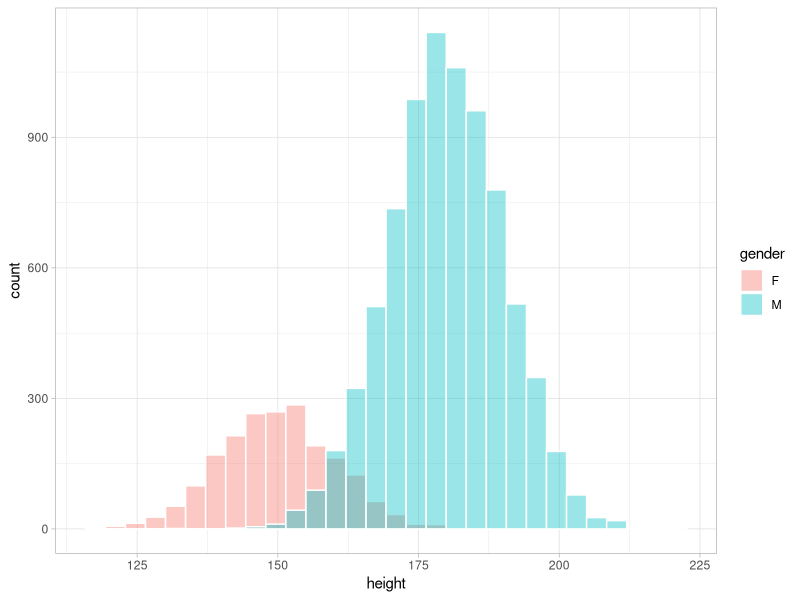
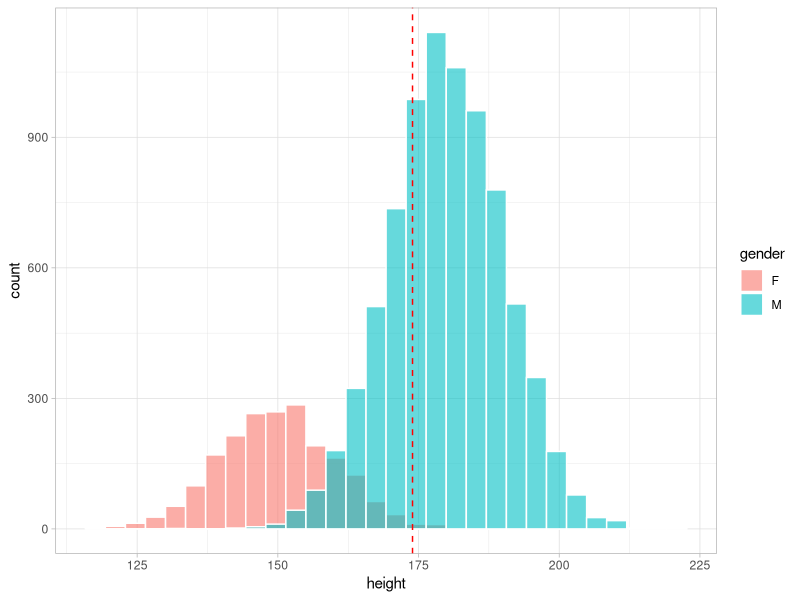
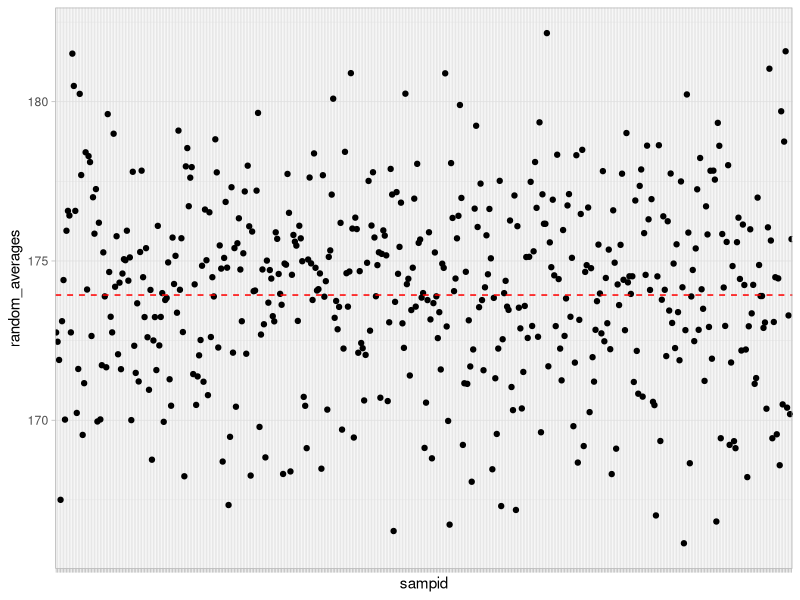
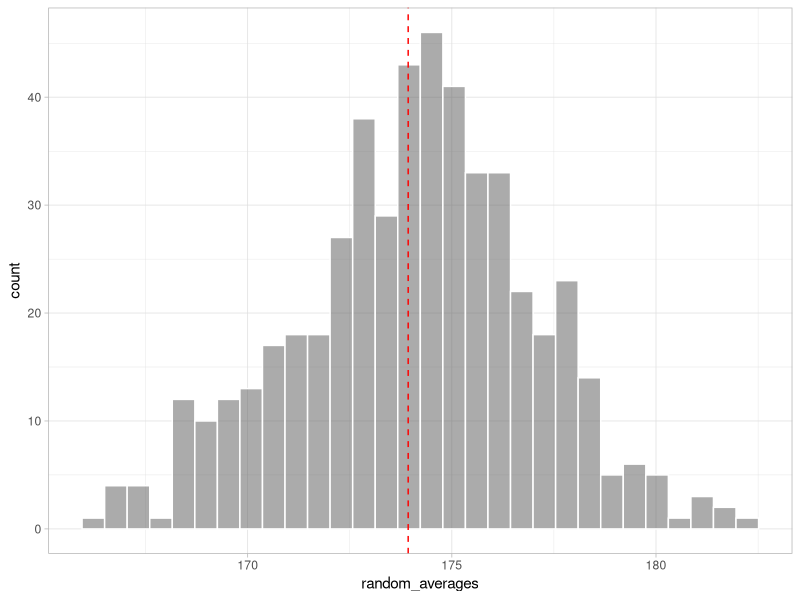
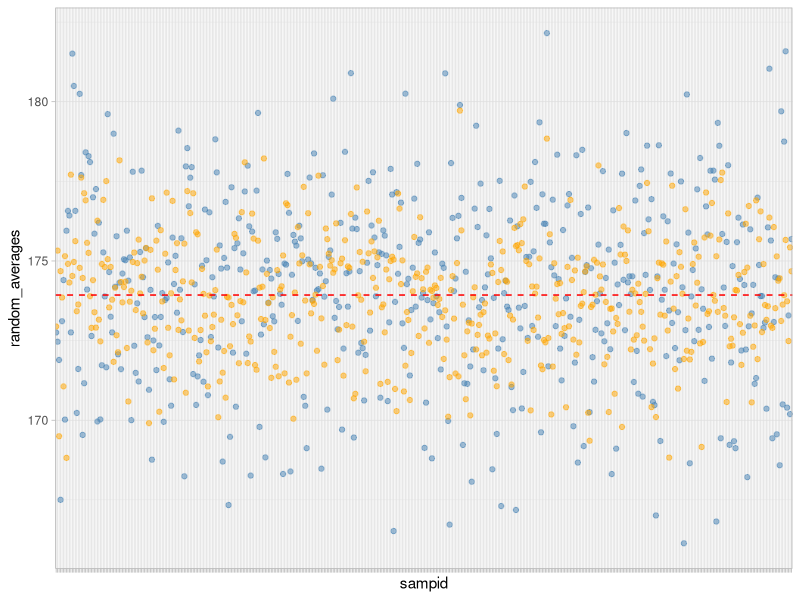
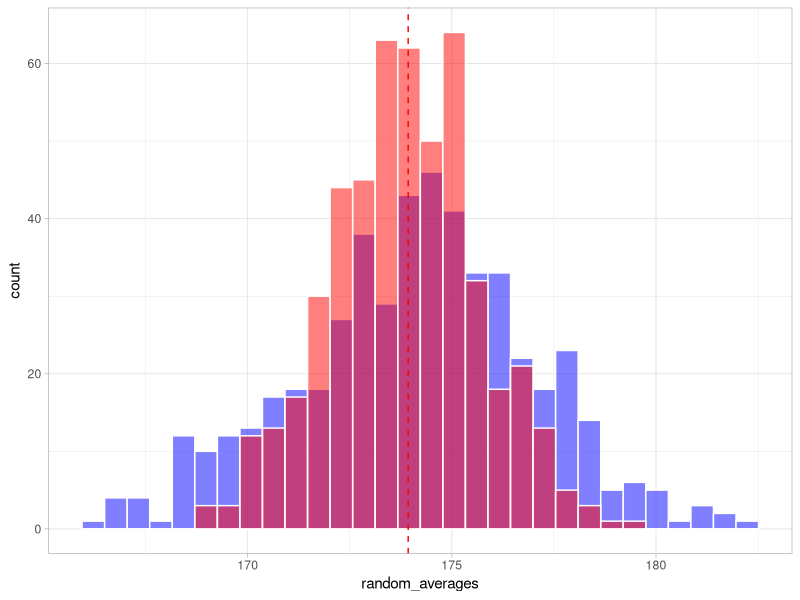
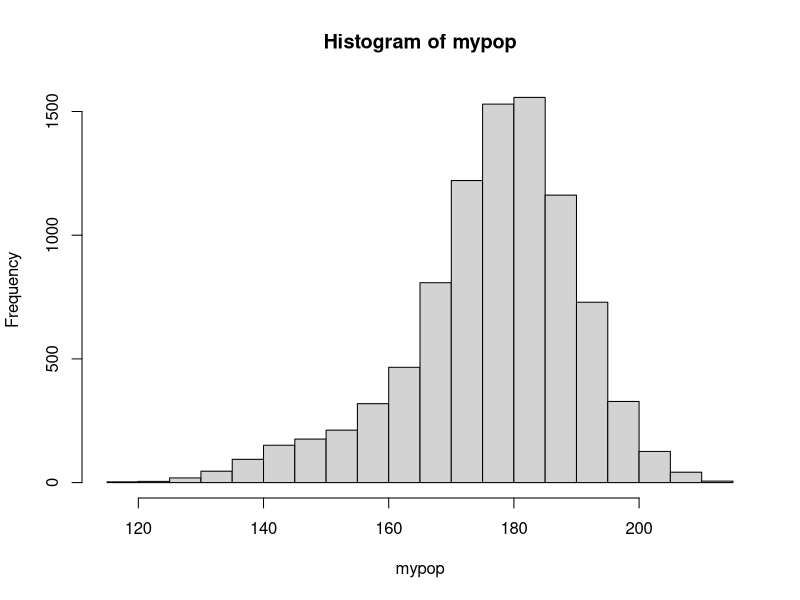
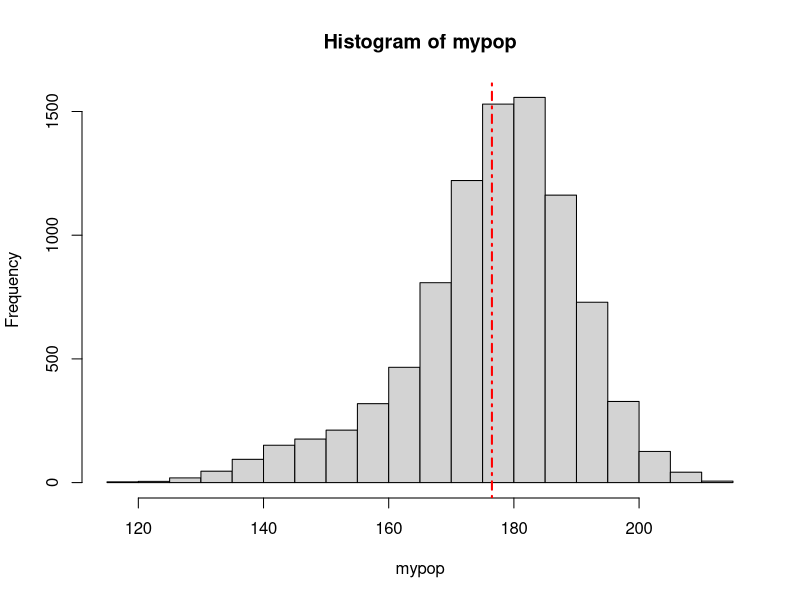

These figures' R source, in order:
## ---- chunk 1
knitr::opts_chunk$set(echo = TRUE, message = FALSE, error = FALSE)
library(tidyverse)
## ---- chunk 2
## separate tibbles
males <- tibble(gender = "M", height = rnorm(8000,180,10))
females <- tibble(gender = "F", height = rnorm(2000,150,10))

## merge everything in a df
mypop <- males %>% 
  bind_rows(females)
## ---- chunk 3
mypop %>% 
  ggplot() + 
  geom_histogram(aes(x = height, fill = gender), col = "white",  alpha = 0.4, position = "identity")  +
  theme_light()
## ---- chunk 4
pop_mu <- mean(mypop$height)
pop_mu
## ---- chunk 5
mypop %>% 
  ggplot() + 
  geom_histogram(aes(x = height, fill = gender), col = "white",  alpha = 0.6, position = "identity") + 
  geom_vline(xintercept = pop_mu, col="red", lty = 2) + 
  theme_light()
## ---- chunk 6
## start creating the tibble container
x <- tibble(sampid = paste0("s",1:500))
head(x)
## ---- chunk 7
## here we do the complete random sampling ...
x <- x %>% 
  mutate(random_samples = map(sampid, ~sample(x = mypop$height,size = 30)))
head(x)
## ---- chunk 8
## now we calculate the averages
x <- x %>% 
  mutate(random_averages = map_dbl(random_samples, ~mean(.x)))
head(x)
## ---- chunk 9
x %>% 
  ggplot() + 
  geom_point(aes(x = sampid, y = random_averages)) + 
  geom_hline(yintercept = pop_mu, col = "red", lty = 2) + 
  theme_light() + 
  theme(axis.text.x = element_blank())
## ---- chunk 10
x %>% 
  ggplot() + 
  geom_histogram(aes(x = random_averages), alpha = 0.5, col = "white") + 
  geom_vline(xintercept = pop_mu, col = "red", lty = 2) + 
  theme_light()
## ---- chunk 11
nsamp <- 30

## here I calculate the fraction
subfractions <- ceiling((table(mypop$gender)/nrow(mypop))*nsamp)

## just to show how much easy to read is the coding with pipes
library(magrittr)

another_subfraction <- mypop$gender %>% 
  table(.) %>% 
  divide_by(nrow(mypop)) %>% 
  multiply_by(nsamp) %>% 
  ceiling(.)

subfractions
## ---- chunk 12
subfractions[1]/subfractions[2]
2000/8000
## ---- chunk 13
## here we do the complete random sampling of the two populations
## and we return a vector with the samples extracted in a stratified way
x <- x %>% 
  mutate(stratified_random_samples = map(sampid, function(n) {
    out_males <- mypop %>% filter(gender == "M") %>% pull(height) %>% sample(.,subfractions["M"])
    out_females <- mypop %>% filter(gender == "F") %>% pull(height) %>% sample(.,subfractions["F"])
    return(c(out_males,out_females))
  }))
head(x)
## ---- chunk 14
## now we calculate the averages
x <- x %>% 
  mutate(stratified_averages = map_dbl(stratified_random_samples, ~mean(.x)))
head(x)
## ---- chunk 15
x %>% 
  ggplot() + 
  geom_point(aes(x = sampid, y = random_averages), col = "steelblue", alpha = 0.5) + 
  geom_point(aes(x = sampid, y = stratified_averages), col = "orange", alpha = 0.5) + 
  geom_hline(yintercept = pop_mu, col = "red", lty = 2) + 
  theme_light() + 
  theme(axis.text.x = element_blank())
## ---- chunk 16
x %>% 
  ggplot() + 
  geom_histogram(aes(x = random_averages), fill = "blue", alpha = 0.5, col = "white") + 
  geom_histogram(aes(x = stratified_averages), fill = "red", alpha = 0.5, col = "white") + 
  geom_vline(xintercept = pop_mu, col = "red", lty = 2) + 
  theme_light()
## ---- chunk 17
## we split data in males and females

mypop_m <- rnorm(8000,180,10)  ## Extracting 8000 numbers from a gaussian population with mean 180 and sd 10
mypop_f <- rnorm(1000,150,10)
## ---- chunk 18
mypop <- c(mypop_m,mypop_f)  ## Concatenating the two vectors


hist(mypop)
## ---- chunk 19
mean(mypop)
## ---- chunk 20
## this plot is mad by using "base" R plotting utilities
hist(mypop)
abline(v = mean(mypop), 
       col = "red", 
       lty = 4, ## the type of the line
       lwd = 2)       
## ---- chunk 21
## Example of sampling

pop_mean <-  
  mean(mypop)

pop_mean
## ---- chunk 22
## Set of sizes we will consider
sizes <- c(30,50,100,500)
## ---- chunk 23
sample_size_effect <- tibble(s_size = rep(c(sizes), each = 500)) %>% 
  mutate(m_fraction = length(mypop_m)/(length(mypop))) %>% 
  mutate(f_fraction = 1 - m_fraction) %>% 
  mutate(across(contains("fraction"), function(s) ceiling(s*s_size),.names = "sample_{.col}")) %>% 
  #mutate(across(contains("fraction"),~ ceiling(.x*s_size),.names = "sample_{.col}")) %>% 
  mutate(random_samplings = map(s_size, ~ sample(mypop, size = .x))) %>% 
  mutate(stratified_samplings = map2(sample_m_fraction,sample_f_fraction, function(a,b) c(sample(mypop_m,a), sample(mypop_f,b)))) %>%
  # mutate(stratified_samplings = map2(sample_m_fraction,sample_f_fraction,~ c(sample(mypop_m,.x), sample(mypop_f,.y)))) %>%
  mutate(mean_random = map_dbl(random_samplings,~mean(.x))) %>% 
  mutate(mean_strat = map_dbl(stratified_samplings,~mean(.x)))
  
## ---- chunk 24
sample_size_effect %>% 
  ggplot() + 
  geom_histogram(aes(x = mean_random), 
                 col = "white",    ## color of the border
                 fill = "steelblue",  ## color of the bars
                 alpha = 0.5) +  ## transparency
  geom_histogram(aes(x = mean_strat), col = "white", fill = "orange", alpha = 0.5) + 
  geom_vline(xintercept = pop_mean, lty = 2, col = "red") + 
  facet_wrap(~factor(s_size), scales = "free")
## ---- chunk 25
sample_size_effect %>% 
  group_by(s_size) %>% 
  summarize(sd_random = sd(mean_random),
            sd_strata = sd(mean_strat)) %>% 
  mutate(sdratio = sd_random/sd_strata)
